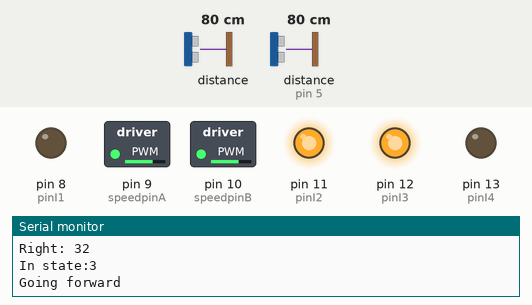
Recording of a sketch running on a simulated Arduino Uno, built with avr-gcc and run on an emulated ATmega328P. Shown: switched loads named in the sketch (green lamp = pin HIGH), output pins drawn as LEDs (lit = HIGH), the last lines printed to the serial monitor. Wiring (inferred from the names in the program): ultrasonic range finder: trigger pin 6; echo pin 5. Dashed ring = blinking. The test bench sets the inputs (shaded band); at power-on: distance to the obstacle 80 cm, distance to the obstacle (sensor on pin 5) 80 cm. The echo pulse lasts 58.3 µs per cm; pins used as bus, display or sensor lines are not drawn.

Above: at 3.7 s.
3.8 s: distance to the obstacle (sensor 0) set to 4 cm
At 6.6 s:
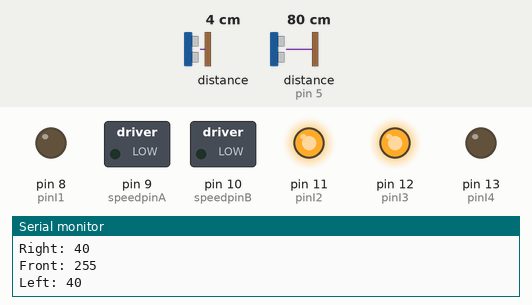
6.8 s: distance to the obstacle (sensor 0) set to 2 cm
At 9.7 s:
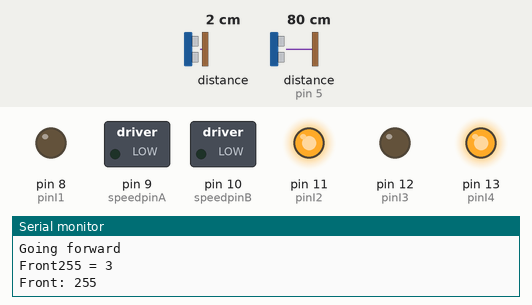
9.8 s: distance to the obstacle (sensor on pin 5) set to 7 cm
12.8 s: distance to the obstacle (sensor on pin 5) set to 2 cm
15.8 s: distance to the obstacle (sensor 0) set to 9 cm
At 16.4 s:
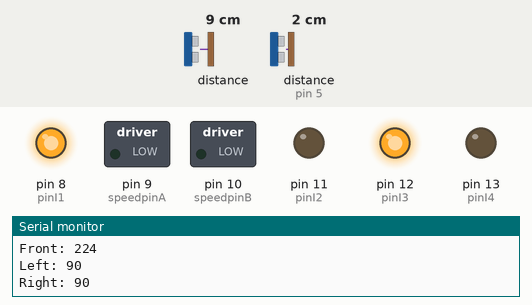
Timing chart, 0 to 19.0 s (numbered marks = the images above; inputs shaded):
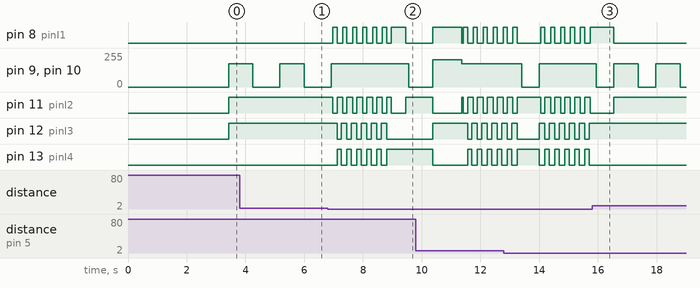

The sketch:

sketch_apr30a.ino
```cpp
extern "C" {
  #include <stdlib.h>
  #include <stdio.h>
  #include <string.h>
  #include <inttypes.h>
}

#include "Adafruit_VL6180X.h"

// Motor
#define pinI1     8  //define IN1 interface - motor A
#define pinI2     11 //define IN2 interface - motor A
#define speedpinA 9  //enable motor A
#define pinI3     12 //define IN3 interface - motor B
#define pinI4     13 //define IN4 interface - motor B
#define speedpinB 10 //enable motor B
#define _speed1   175 // define the speed of motor A (left wheel)
#define _speed2   175 // define the speed of motor B (right wheel)

// Ultrasonic sensor
#define trigger 6
#define echo 5

// Laser Range sensors
Adafruit_VL6180X lasers;
byte sensor1_pin = 2; // right
byte sensor2_pin = 7; // left

// Control variables
const byte distanceThreshold = 255;
const byte wallDistance = 25;
const byte statesToFilter = 5;
byte _front;
byte _left;
byte _right;
bool front_free = false;
bool left_free = false;
bool right_free = false;
byte last_state;
byte front255 = 0;

// Change these based on battery power and floor type
const int frontOffset = -50;
const short forwardLength = 300;
const short go90Length = 500;
const byte slightlyLength = 100;

// Motor control routines
void forward(bool correction) {
  Serial.println("Going forward");
  short delay_count = 0;
  while (delay_count < forwardLength) {
    //input a simulation value to set the speed
    analogWrite(speedpinA,_speed1);
    analogWrite(speedpinB,_speed2);

    //turn DC Motor B move clockwise
    digitalWrite(pinI4,LOW);
    digitalWrite(pinI3,HIGH);

    //turn DC Motor A move anticlockwise
    digitalWrite(pinI2,HIGH);
    digitalWrite(pinI1,LOW);

    if (correction) {
      if (getLeft() <= wallDistance) {
        slightlyRight();
      }

      if (getRight() <= wallDistance) {
        slightlyLeft();
      }
    }

    delay(50);
    delay_count += 50;
  }
}

void slightlyRight(){
  //input a simulation value to set the speed
  analogWrite(speedpinA, _speed1);
  analogWrite(speedpinB, _speed2);

  //turn DC Motor B move anticlockwise
  digitalWrite(pinI4,LOW);
  digitalWrite(pinI3,HIGH);

  //turn DC Motor A move clockwise
  digitalWrite(pinI2,LOW);
  digitalWrite(pinI1,HIGH);

  delay(slightlyLength);
}

void slightlyLeft(){
  //input a simulation value to set the speed
  analogWrite(speedpinA,_speed1);
  analogWrite(speedpinB,_speed2);

  //turn DC Motor B move clockwise
  digitalWrite(pinI4,HIGH);
  digitalWrite(pinI3,LOW);

  //turn DC Motor A move clockwise
  digitalWrite(pinI2,HIGH);
  digitalWrite(pinI1,LOW);

  delay(slightlyLength);
}

void backward() {
  //input a simulation value to set the speed
  analogWrite(speedpinA,_speed1);
  analogWrite(speedpinB,_speed2);

  //turn DC Motor B move anticlockwise
  digitalWrite(pinI4,HIGH);
  digitalWrite(pinI3,LOW);

  //turn DC Motor A move clockwise
  digitalWrite(pinI2,LOW);
  digitalWrite(pinI1,HIGH);
}

void left() {
  //input a simulation value to set the speed
  analogWrite(speedpinA,_speed1 + 30);       // need to make these speed values smaller if we
  analogWrite(speedpinB,_speed2 + 30);       // want smaller turns (or really small and add a delay as necessary)

  //turn DC Motor B move clockwise
  digitalWrite(pinI4,HIGH);
  digitalWrite(pinI3,LOW);

  //turn DC Motor A move clockwise
  digitalWrite(pinI2,HIGH);
  digitalWrite(pinI1,LOW);
}

void right() {
  //input a simulation value to set the speed
  analogWrite(speedpinA, _speed1 + 30);
  analogWrite(speedpinB, _speed2 + 30);

  //turn DC Motor B move anticlockwise
  digitalWrite(pinI4,LOW);
  digitalWrite(pinI3,HIGH);

  //turn DC Motor A move clockwise
  digitalWrite(pinI2,LOW);
  digitalWrite(pinI1,HIGH);
}

void stop(short stop_time) {
  digitalWrite(speedpinA,LOW);
  digitalWrite(speedpinB,LOW);
  delay(stop_time);
}

byte getRight() {
  delay(10);
  digitalWrite(sensor2_pin, LOW);
  digitalWrite(sensor1_pin, HIGH);
  lasers.begin();
  delay(1);
  return lasers.readRange();
}

byte getLeft() {
  delay(10);
  digitalWrite(sensor1_pin, LOW);
  digitalWrite(sensor2_pin, HIGH);
  lasers.begin();
  delay(1);
  return lasers.readRange();
}

short getFront() {
  int result = 0;
  for (byte i = 0; i < 10; i++) {
    digitalWrite(trigger, LOW);
    delayMicroseconds(2);
    digitalWrite(trigger, HIGH);
    delayMicroseconds(10);
    digitalWrite(trigger, LOW);

    long duration = pulseIn(echo, HIGH);
    short this_result = ((5 * duration) / 29.1) + frontOffset;
    //Serial.println("Raw front data: " + String(this_result));
    if (this_result > 255) {
      this_result = 255;
    }

    result += this_result;
  }

  return result / 10;
}

void turnAround() {
  right();
  delay(2 * go90Length);
}

void go90Left(bool _forward) {
  if (_forward) {
    forward(false);
    forward(false);
  }
  left();
  delay(go90Length);
  stop(100);
  forward(true);
}

void go90Right(bool _forward) {
  if (_forward) {
    forward(false);
    forward(false);
  }
  right();
  delay(go90Length);
  stop(100);
  forward(true);
}

byte getState() {
  _front = getFront();
  _right = getRight();
  _left = getLeft();

  Serial.println("Front: " + String(_front));
  Serial.println("Left: " + String(_left));
  Serial.println("Right: " + String(_right));

  if (_front > wallDistance && _front <= distanceThreshold) {
    front_free = true;
  } else {
    front_free = false;
  }

  if (_left == distanceThreshold) {
    left_free = true;
  } else {
    left_free = false;
  }

  if (_right == distanceThreshold) {
    right_free = true;
  } else {
    right_free = false;
  }

  /*
   *          F L R
   *          -----
   * State 0: 0 0 0 - Go Straight
   * State 1: 0 0 1 - Go 90 Left
   * State 2: 0 1 0 - Go 90 Right
   * State 3: 0 1 1 - Go Straight
   * State 4: 1 0 0 - Go 90 Right
   * State 5: 1 0 1 - Go 90 Left
   * State 6: 1 1 0 - Go 90 Right
   * State 7: 1 1 1 - Turn Around
   *
   * 0 = Nothing in front of it
   * 1 = Something in front of it but not at wallDistance
   */

  if (front_free && left_free && right_free) {
    return 0;
  } else if (front_free && left_free && !right_free) {
    return 1;
  } else if (front_free && !left_free && right_free) {
    return 2;
  } else if (front_free && !left_free && !right_free) {
    return 3;
  } else if (!front_free && left_free && right_free) {
    return 4;
  } else if (!front_free && left_free && !right_free) {
    return 5;
  } else if (!front_free && !left_free && right_free) {
    return 6;
  } else if (!front_free && !left_free && !right_free) {
    return 7;
  }
}

// Car control routine
void setup() {
  Serial.begin(9600);

  // Ultrasonic sensor
  pinMode(trigger, OUTPUT);
  pinMode(echo, INPUT);

  // Motor
  pinMode(pinI1,OUTPUT);
  pinMode(pinI2,OUTPUT);
  pinMode(speedpinA,OUTPUT);
  pinMode(pinI3,OUTPUT);
  pinMode(pinI4,OUTPUT);
  pinMode(speedpinB,OUTPUT);

  // Laser Range sensor
  pinMode(sensor1_pin, OUTPUT);
  pinMode(sensor2_pin, OUTPUT);
  digitalWrite(sensor1_pin, LOW);
  digitalWrite(sensor2_pin, LOW);
  Wire.begin();

  // Pause before starting the system
  delay(2500);
}

void loop() {
  // State Filtering
  stop(0);
  int state = getState();
  int curr_state = state;
  for (int i = 0; i < statesToFilter; i++) {
    state = getState();
    if (state != curr_state) {
      i = 0;
      curr_state = state;
    }
    delay(5);
  }

  byte _front = getFront();

  if (_front == 255 || _front < 5) {
    front255++;
  } else {
    front255 = 0;
  }

  Serial.println("In state:" + String(state));

  if ((state == 2 || state == 3) && (last_state == 1 || last_state == 5)) {
    state = 6;
  }

  switch (state) {
    case 0:
    case 2:
    case 3: { forward(true); } break;
    case 4:
    case 6: { go90Right(true); } break;
    case 1:
    case 5: { go90Left(true); } break;
    case 7: {
        if (last_state != 2 || last_state != 4 || last_state != 6) {
          turnAround();
          forward(true);
        } else {
          exit(0);
        }
      } break;
    default: forward(true); break;
  }

  if (last_state == 4 && state == 4) {
    backward();
    delay(500);
    go90Left(false);
  }

  last_state = state;

  Serial.println("Front255 = " + String(front255));
  if (front255 == 3) {
    backward();
    delay(500);
    slightlyLeft();
    front255 = 0;
  }
}
```

Measured:
- the behaviour switches between 3 and 2 cm on distance to the obstacle (sensor 0) (found by bisection; images 1 and 2)
- after the input at 15.8 s, pin 12 (pinI3): stops changing and stays HIGH; pin 13 (pinI4): stops changing and stays LOW
- by itself, pin 9 (speedpinA), pin 10 (speedpinB): alternates 175/255 for 0.83 s and 0/255 for 0.60 s
